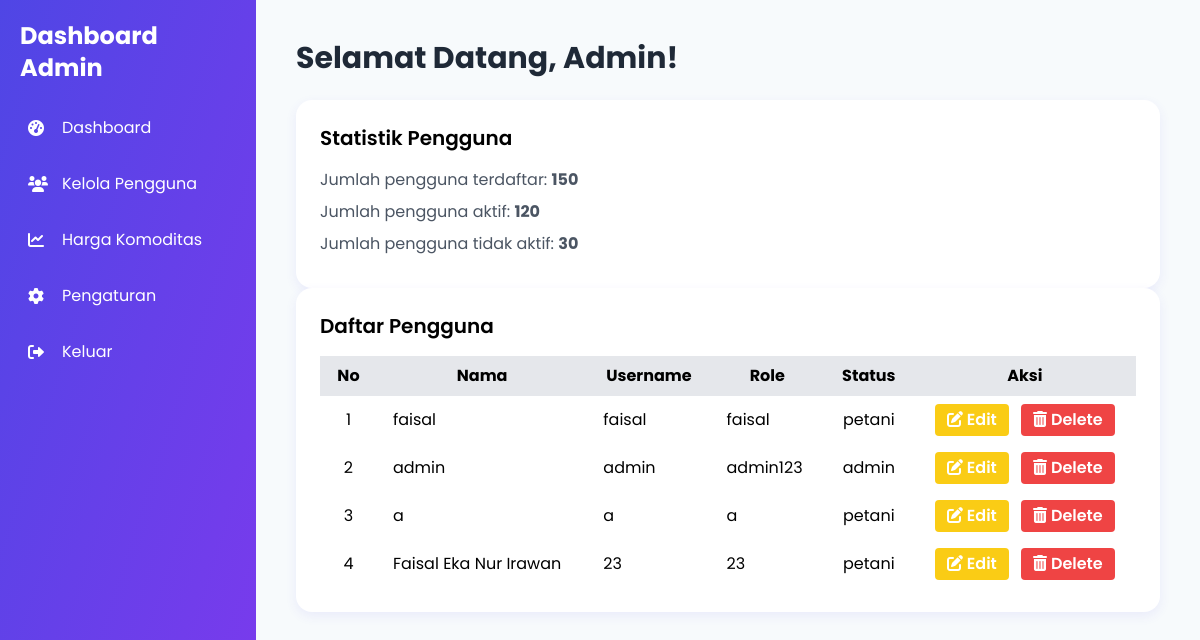
Page /admin/pengguna.php (signed in) on the committed database.
### tables this page shows
CREATE TABLE `users` (
  `id_users` int(11) NOT NULL,
  `nama` varchar(100) NOT NULL,
  `username` varchar(50) NOT NULL,
  `password` varchar(50) NOT NULL,
  `role` enum('admin','petani') NOT NULL
);

### admin/pengguna.php (the view, shortened to what this page needs)
<!DOCTYPE html>
<html lang="id">
<head>
    <script src="https://cdn.tailwindcss.com"></script>
    <link rel="stylesheet" href="https://cdnjs.cloudflare.com/ajax/libs/font-awesome/6.0.0-beta3/css/all.min.css">
</head>
<body class="min-h-screen flex">
    <div class="sidebar w-64 h-screen p-5">
        <h2 class="text-2xl font-bold text-white mb-6">Dashboard Admin</h2>
        <nav>
            <ul>
                <li class="mb-4">
                    <a href="dashboard.php" class="flex items-center p-2 rounded hover:bg-purple-600">
                        <i class="fas fa-tachometer-alt icon"></i>
                        Dashboard
                    </a>
                </li>
                <li class="mb-4">
                    <a href="#" class="flex items-center p-2 rounded hover:bg-purple-600">
                        <i class="fas fa-users icon"></i>
                        Kelola Pengguna
                    </a>
                </li>
                <li class="mb-4">
                    <a href="harga.php" class="flex items-center p-2 rounded hover:bg-purple-600">
                        <i class="fas fa-chart-line icon"></i>
                        Harga Komoditas
                    </a>
                </li>
                <li class="mb-4">
                    <a href="#" class="flex items-center p-2 rounded hover:bg-purple-600">
                        <i class="fas fa-cog icon"></i>
                        Pengaturan
                    </a>
                </li>
                <li>
                    <a href="../logout.php" class="flex items-center p-2 rounded hover:bg-purple-600">
                        <i class="fas fa-sign-out-alt icon"></i>
                        Keluar
                    </a>
                </li>
            </ul>
        </nav>
    </div>
    <div class="flex-1 p-10">
        <h1 class="text-3xl font-bold text-gray-800 mb-6">Selamat Datang, Admin!</h1>
        <div class="card p-6">
            <h2 class="text-xl font-semibold mb-4">Statistik Pengguna</h2>
            <p class="text-gray-600 mb-2">Jumlah pengguna terdaftar: <strong>150</strong></p>
            <p class="text-gray-600 mb-2">Jumlah pengguna aktif: <strong>120</strong></p>
            <p class="text-gray-600 mb-2">Jumlah pengguna tidak aktif: <strong>30</strong></p>
        </div>
        <div class="card p-6">
            <h2 class="text-xl font-semibold mb-4">Daftar Pengguna</h2>
            <table class="min-w-full table-auto">
                <thead>
                    <tr class="bg-gray-200">
                        <th class="px-4 py-2">No</th>
                        <th class="px-4 py-2">Nama</th>
                        <th class="px-4 py-2">Username</th>
                        <th class="px-4 py-2">Role</th>
                        <th class="px-4 py-2">Status</th>
                        <th class="px-4 py-2">Aksi</th>
                    </tr>
                </thead>
                <tbody>
                    <?php
                        require_once __DIR__. "/../koneksi/conn.php";
                        $sql_query = "SELECT * FROM users";
                        if ($result = $conn ->query($sql_query)) {
                            while ($row = $result -> fetch_assoc()) {
                                $id = $row['id_users'];
                                $name = $row['nama'];
                                $username = $row['username'];
                                $password = $row['password'];
                                $role = $row['role'];
                    ?>
                    <tr class="trow">
                        <td class="px-4 py-2 text-center"><?php echo $id; ?></td>
                        <td class="px-4 py-2"><?php echo $name; ?></td>
                        <td class="px-4 py-2"><?php echo $username; ?></td>
                        <td class="px-4 py-2"><?php echo $password; ?></td>
                        <td class="px-4 py-2 text-center"><?php echo $role; ?></td>
                        <td class="px-4 py-2 text-center">
                            <a href="update.php?id=<?php echo $id; ?>" class="inline-block bg-yellow-400 hover:bg-yellow-500 text-white font-semibold py-1 px-3 rounded mr-2 transition duration-200" title="Edit">
                                <i class="fas fa-edit"></i> Edit
                            </a>
                            <a href="delete.php?id=<?php echo $id; ?>" class="inline-block bg-red-500 hover:bg-red-600 text-white font-semibold py-1 px-3 rounded transition duration-200" title="Delete" onclick="return confirm('Yakin ingin menghapus pengguna ini?');">
                                <i class="fas fa-trash-alt"></i> Delete
                            </a>
                        </td>
                    </tr>
                    <?php
                            }
                        }
                    ?>
                </tbody>
            </table>
        </div>
    </div>
</body>
</html>

### admin/pengguna.php (style rules this page uses)
body { font-family: 'Poppins', sans-serif; background-color: #f7fafc; }
.sidebar { background: linear-gradient(to bottom right, #4f46e5, #7c3aed); }
.sidebar a { color: white; transition: background 0.3s; }
.sidebar .icon { width: 24px; margin-right: 10px; }
.sidebar h2 { font-size: 1.5rem; }
.card { background: #fff; border-radius: 1rem; box-shadow: 0 4px 12px rgba(79, 70, 229, 0.08); transition: box-shadow 0.3s; }

### rows in the picture
users: id_users "1", nama "faisal", username "faisal", password "faisal", role "petani"
users: id_users "2", nama "admin", username "admin", password "admin123", role "admin"
users: id_users "3", nama "a", username "a", password "a", role "petani"
users: id_users "4", nama "Faisal Eka Nur Irawan", username "23", password "23", role "petani"
